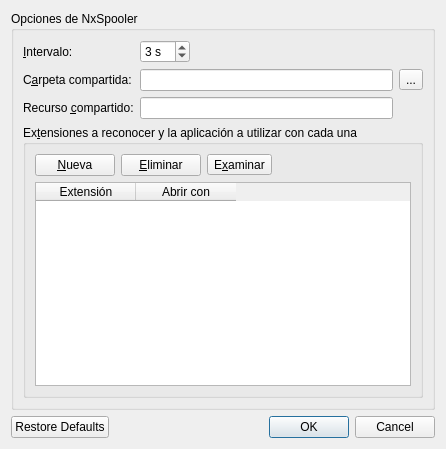
<?xml version="1.0" encoding="UTF-8"?>
<ui version="4.0">
 <class>optionsDialog</class>
 <widget class="QDialog" name="optionsDialog">
  <property name="windowModality">
   <enum>Qt::ApplicationModal</enum>
  </property>
  <property name="geometry">
   <rect>
    <x>0</x>
    <y>0</y>
    <width>446</width>
    <height>449</height>
   </rect>
  </property>
  <property name="windowTitle">
   <string>Opciones</string>
  </property>
  <property name="windowIcon">
   <iconset resource="nxspooler.qrc">
    <normaloff>:/img/nxspooler.png</normaloff>:/img/nxspooler.png</iconset>
  </property>
  <layout class="QVBoxLayout" name="verticalLayout">
   <item>
    <widget class="QGroupBox" name="groupBox">
     <property name="title">
      <string>Opciones de NxSpooler</string>
     </property>
     <layout class="QGridLayout" name="gridLayout">
      <item row="0" column="0">
       <widget class="QLabel" name="label_seconds">
        <property name="text">
         <string>&amp;Intervalo:</string>
        </property>
        <property name="buddy">
         <cstring>m_seconds</cstring>
        </property>
       </widget>
      </item>
      <item row="0" column="1">
       <widget class="QSpinBox" name="m_seconds">
        <property name="sizePolicy">
         <sizepolicy hsizetype="Fixed" vsizetype="Fixed">
          <horstretch>0</horstretch>
          <verstretch>0</verstretch>
         </sizepolicy>
        </property>
        <property name="minimumSize">
         <size>
          <width>50</width>
          <height>0</height>
         </size>
        </property>
        <property name="toolTip">
         <string>Intervalo de tiempo en segundos para la búsqueda de documentos.</string>
        </property>
        <property name="whatsThis">
         <string>Intervalo de tiempo en segundos para la búsqueda de documentos.</string>
        </property>
        <property name="suffix">
         <string> s</string>
        </property>
        <property name="minimum">
         <number>1</number>
        </property>
        <property name="value">
         <number>3</number>
        </property>
       </widget>
      </item>
      <item row="1" column="0">
       <widget class="QLabel" name="label_path">
        <property name="text">
         <string>C&amp;arpeta compartida:</string>
        </property>
        <property name="buddy">
         <cstring>m_path</cstring>
        </property>
       </widget>
      </item>
      <item row="1" column="1">
       <widget class="QLineEdit" name="m_path">
        <property name="sizePolicy">
         <sizepolicy hsizetype="MinimumExpanding" vsizetype="Fixed">
          <horstretch>0</horstretch>
          <verstretch>0</verstretch>
         </sizepolicy>
        </property>
        <property name="minimumSize">
         <size>
          <width>230</width>
          <height>0</height>
         </size>
        </property>
        <property name="toolTip">
         <string>Carpeta compartida</string>
        </property>
        <property name="whatsThis">
         <string>Carpeta compartida mediante el nombre de recurso indicado debajo.</string>
        </property>
       </widget>
      </item>
      <item row="1" column="2">
       <widget class="QToolButton" name="m_find_path">
        <property name="toolTip">
         <string>Buscar directorio</string>
        </property>
        <property name="whatsThis">
         <string>Explorar el disco en busca de la carpeta compartida.</string>
        </property>
        <property name="text">
         <string>...</string>
        </property>
       </widget>
      </item>
      <item row="2" column="0">
       <widget class="QLabel" name="label_shared">
        <property name="text">
         <string>Recurso &amp;compartido:</string>
        </property>
        <property name="buddy">
         <cstring>m_shared</cstring>
        </property>
       </widget>
      </item>
      <item row="2" column="1">
       <widget class="QLineEdit" name="m_shared">
        <property name="sizePolicy">
         <sizepolicy hsizetype="MinimumExpanding" vsizetype="Fixed">
          <horstretch>0</horstretch>
          <verstretch>0</verstretch>
         </sizepolicy>
        </property>
        <property name="minimumSize">
         <size>
          <width>230</width>
          <height>0</height>
         </size>
        </property>
        <property name="toolTip">
         <string>Nombre del recurso compartido en red</string>
        </property>
        <property name="whatsThis">
         <string>Nombre del recurso compartido en red  que el cliente NX montará en el servidor. NxSpooler no comprueba la existencia del recurso compartido, ya que no es necesario que el usuario actual tenga permisos para acceder a él.</string>
        </property>
       </widget>
      </item>
      <item row="3" column="0" rowspan="2" colspan="3">
       <widget class="QGroupBox" name="groupBox_2">
        <property name="title">
         <string>Ex&amp;tensiones a reconocer y la aplicación a utilizar con cada una</string>
        </property>
        <layout class="QGridLayout" name="gridLayout_2">
         <item row="0" column="0">
          <widget class="QPushButton" name="m_nueva_ext">
           <property name="toolTip">
            <string>Nueva extensión</string>
           </property>
           <property name="text">
            <string>&amp;Nueva</string>
           </property>
          </widget>
         </item>
         <item row="0" column="1">
          <widget class="QPushButton" name="m_eliminar_ext">
           <property name="toolTip">
            <string>Eliminar extensión</string>
           </property>
           <property name="text">
            <string>&amp;Eliminar</string>
           </property>
          </widget>
         </item>
         <item row="0" column="2">
          <widget class="QToolButton" name="m_find_app">
           <property name="toolTip">
            <string>Buscar aplicación</string>
           </property>
           <property name="whatsThis">
            <string>Explorar el disco en busca de una aplicación.</string>
           </property>
           <property name="text">
            <string>E&amp;xaminar</string>
           </property>
          </widget>
         </item>
         <item row="1" column="0" colspan="4">
          <widget class="QTableWidget" name="m_exts_apps">
           <property name="frameShape">
            <enum>QFrame::StyledPanel</enum>
           </property>
           <property name="horizontalScrollBarPolicy">
            <enum>Qt::ScrollBarAlwaysOff</enum>
           </property>
           <property name="editTriggers">
            <set>QAbstractItemView::AllEditTriggers</set>
           </property>
           <property name="alternatingRowColors">
            <bool>true</bool>
           </property>
           <property name="selectionMode">
            <enum>QAbstractItemView::SingleSelection</enum>
           </property>
           <property name="selectionBehavior">
            <enum>QAbstractItemView::SelectRows</enum>
           </property>
           <property name="verticalScrollMode">
            <enum>QAbstractItemView::ScrollPerPixel</enum>
           </property>
           <property name="cornerButtonEnabled">
            <bool>false</bool>
           </property>
           <column>
            <property name="text">
             <string>Extensión</string>
            </property>
           </column>
           <column>
            <property name="text">
             <string>Abrir con</string>
            </property>
           </column>
          </widget>
         </item>
         <item row="0" column="3">
          <spacer name="horizontalSpacer">
           <property name="orientation">
            <enum>Qt::Horizontal</enum>
           </property>
           <property name="sizeHint" stdset="0">
            <size>
             <width>40</width>
             <height>20</height>
            </size>
           </property>
          </spacer>
         </item>
        </layout>
       </widget>
      </item>
     </layout>
    </widget>
   </item>
   <item>
    <widget class="QDialogButtonBox" name="m_buttonBox">
     <property name="whatsThis">
      <string/>
     </property>
     <property name="orientation">
      <enum>Qt::Horizontal</enum>
     </property>
     <property name="standardButtons">
      <set>QDialogButtonBox::Cancel|QDialogButtonBox::Ok|QDialogButtonBox::RestoreDefaults</set>
     </property>
    </widget>
   </item>
  </layout>
 </widget>
 <tabstops>
  <tabstop>m_seconds</tabstop>
  <tabstop>m_path</tabstop>
  <tabstop>m_find_path</tabstop>
  <tabstop>m_shared</tabstop>
  <tabstop>m_nueva_ext</tabstop>
  <tabstop>m_eliminar_ext</tabstop>
  <tabstop>m_find_app</tabstop>
  <tabstop>m_exts_apps</tabstop>
  <tabstop>m_buttonBox</tabstop>
 </tabstops>
 <resources>
  <include location="nxspooler.qrc"/>
 </resources>
 <connections>
  <connection>
   <sender>m_buttonBox</sender>
   <signal>accepted()</signal>
   <receiver>optionsDialog</receiver>
   <slot>accept()</slot>
   <hints>
    <hint type="sourcelabel">
     <x>261</x>
     <y>477</y>
    </hint>
    <hint type="destinationlabel">
     <x>157</x>
     <y>274</y>
    </hint>
   </hints>
  </connection>
  <connection>
   <sender>m_buttonBox</sender>
   <signal>rejected()</signal>
   <receiver>optionsDialog</receiver>
   <slot>reject()</slot>
   <hints>
    <hint type="sourcelabel">
     <x>329</x>
     <y>477</y>
    </hint>
    <hint type="destinationlabel">
     <x>286</x>
     <y>274</y>
    </hint>
   </hints>
  </connection>
 </connections>
</ui>
